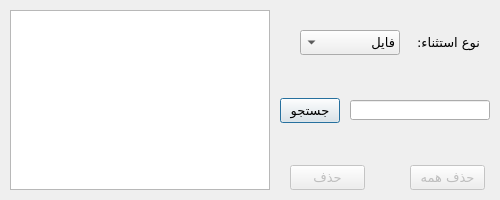
<?xml version="1.0" encoding="UTF-8"?>
<ui version="4.0">
 <class>frmExclusion</class>
 <widget class="QDialog" name="frmExclusion">
  <property name="geometry">
   <rect>
    <x>0</x>
    <y>0</y>
    <width>500</width>
    <height>200</height>
   </rect>
  </property>
  <property name="font">
   <font>
    <family>Mikhak Regular</family>
    <pointsize>10</pointsize>
   </font>
  </property>
  <property name="windowTitle">
   <string>استثنائات</string>
  </property>
  <property name="windowIcon">
   <iconset resource="../resources.qrc">
    <normaloff>:/assets/AppIcon.ico</normaloff>:/assets/AppIcon.ico</iconset>
  </property>
  <property name="layoutDirection">
   <enum>Qt::RightToLeft</enum>
  </property>
  <widget class="QListWidget" name="lstExclusion">
   <property name="geometry">
    <rect>
     <x>10</x>
     <y>10</y>
     <width>260</width>
     <height>180</height>
    </rect>
   </property>
   <property name="font">
    <font>
     <family>Arial</family>
     <pointsize>8</pointsize>
    </font>
   </property>
   <property name="toolTip">
    <string>لیست استثنائات</string>
   </property>
   <property name="layoutDirection">
    <enum>Qt::LeftToRight</enum>
   </property>
   <property name="selectionMode">
    <enum>QAbstractItemView::MultiSelection</enum>
   </property>
  </widget>
  <widget class="QComboBox" name="cmbExclusion">
   <property name="geometry">
    <rect>
     <x>300</x>
     <y>30</y>
     <width>100</width>
     <height>25</height>
    </rect>
   </property>
   <item>
    <property name="text">
     <string>فایل</string>
    </property>
   </item>
   <item>
    <property name="text">
     <string>پوشه</string>
    </property>
   </item>
   <item>
    <property name="text">
     <string>نوع فایل</string>
    </property>
   </item>
  </widget>
  <widget class="QLabel" name="lblExclusion">
   <property name="geometry">
    <rect>
     <x>410</x>
     <y>32</y>
     <width>70</width>
     <height>20</height>
    </rect>
   </property>
   <property name="text">
    <string>نوع استثناء:</string>
   </property>
  </widget>
  <widget class="QLineEdit" name="txtExclusion">
   <property name="geometry">
    <rect>
     <x>350</x>
     <y>100</y>
     <width>140</width>
     <height>20</height>
    </rect>
   </property>
   <property name="layoutDirection">
    <enum>Qt::LeftToRight</enum>
   </property>
  </widget>
  <widget class="QPushButton" name="btnAddExclusion">
   <property name="geometry">
    <rect>
     <x>280</x>
     <y>98</y>
     <width>60</width>
     <height>25</height>
    </rect>
   </property>
   <property name="toolTip">
    <string>انتخاب فایل یا پوشه</string>
   </property>
   <property name="text">
    <string>جستجو</string>
   </property>
  </widget>
  <widget class="QPushButton" name="btnClearExclusion">
   <property name="enabled">
    <bool>false</bool>
   </property>
   <property name="geometry">
    <rect>
     <x>410</x>
     <y>165</y>
     <width>75</width>
     <height>25</height>
    </rect>
   </property>
   <property name="toolTip">
    <string>پاک کردن لیست استثنائات</string>
   </property>
   <property name="text">
    <string>حذف همه</string>
   </property>
  </widget>
  <widget class="QPushButton" name="btnDeleteExclusion">
   <property name="enabled">
    <bool>false</bool>
   </property>
   <property name="geometry">
    <rect>
     <x>290</x>
     <y>165</y>
     <width>75</width>
     <height>25</height>
    </rect>
   </property>
   <property name="toolTip">
    <string>حذف موارد انتخاب شده در لیست</string>
   </property>
   <property name="text">
    <string>حذف</string>
   </property>
  </widget>
 </widget>
 <resources>
  <include location="../resources.qrc"/>
 </resources>
 <connections/>
</ui>
